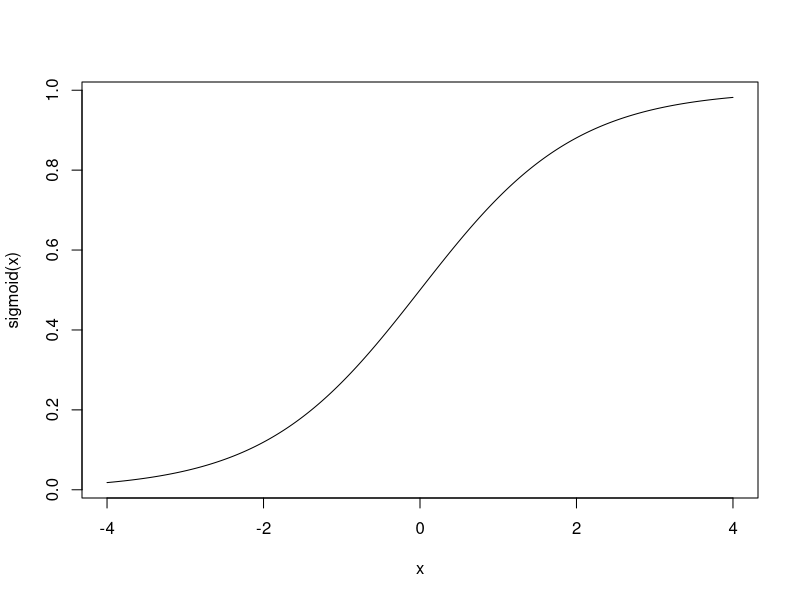
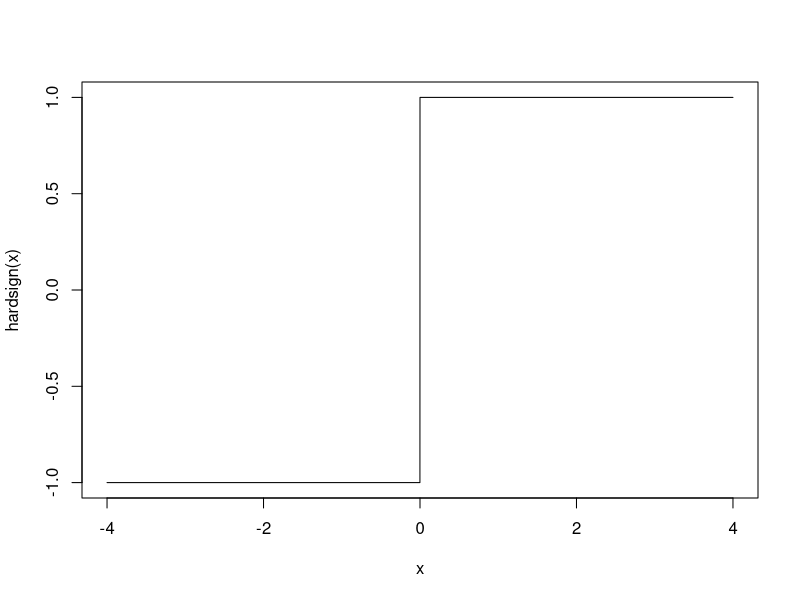
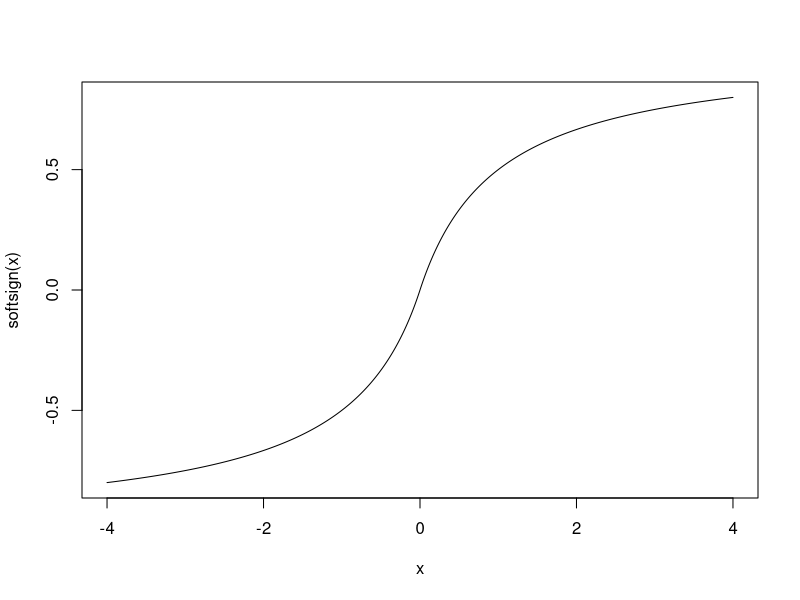
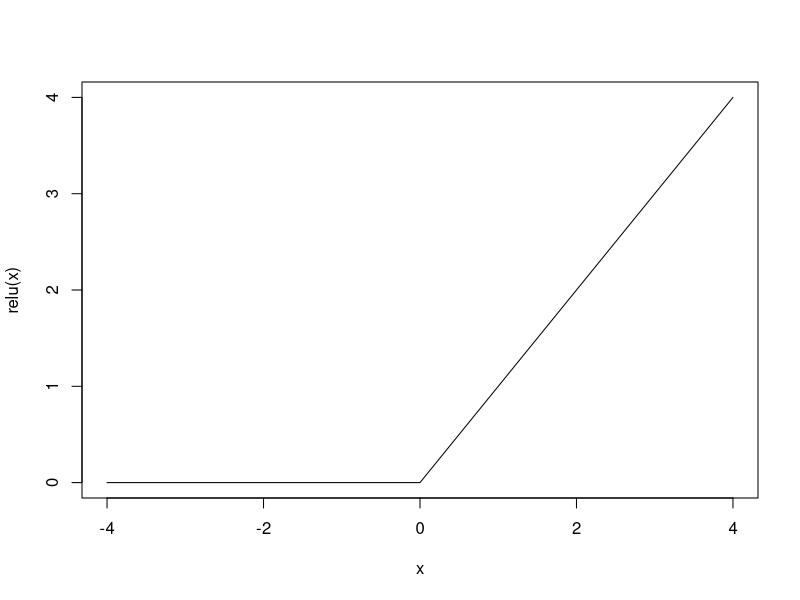
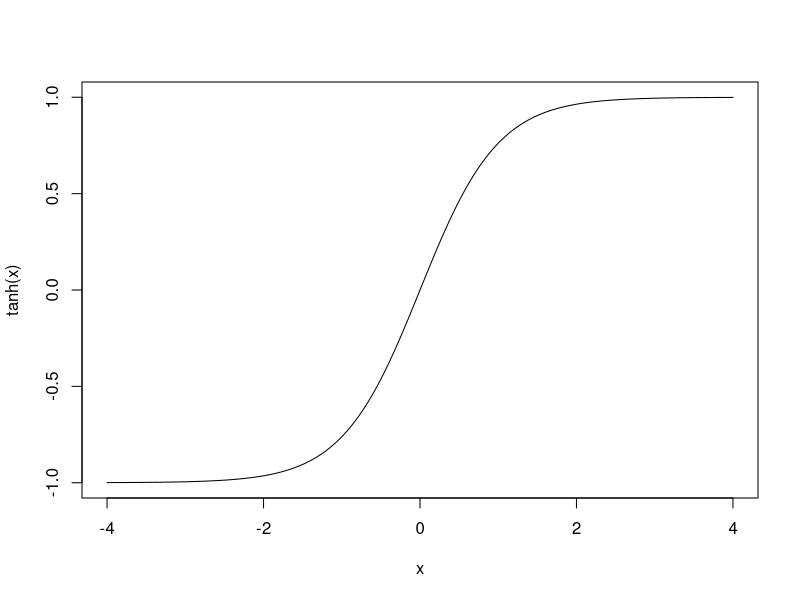
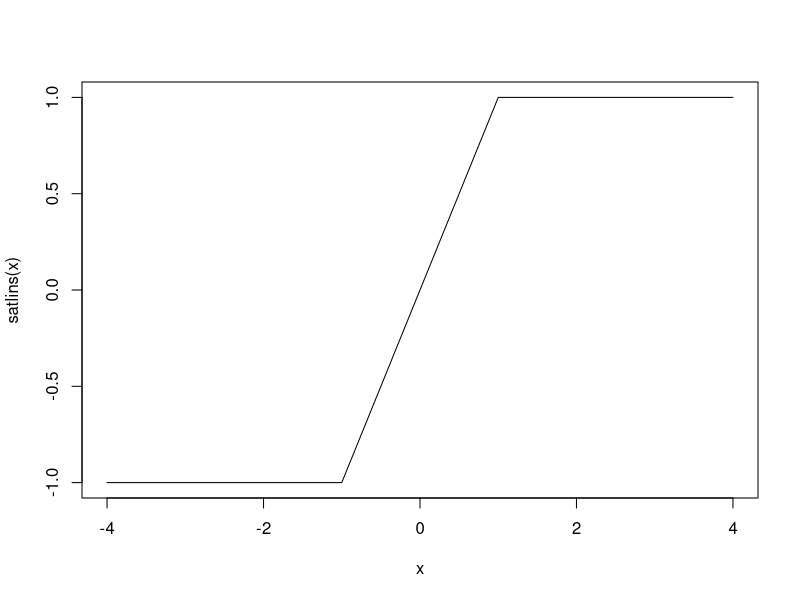

Generate these figures, in order, with R:
rm(list=ls(all=TRUE))
sigmoid <- function(x) {
  sig <- 1 / (exp(-x)+1)
}

hardsign <- function(x) {
  hard <- ifelse(x<0,-1,1)
}

softsign <- function(x) {
  sig <- x / (abs(x)+1)
}

relu <- function(x) {
  r <- ifelse(x<0, 0, x)
}

satlins <- function(x) {
  a <- ifelse(x<(-1), -1, ifelse(x>1, 1, x))
}

x = (-4000:4000)/1000

plot(x,sigmoid(x),type='l')
plot(x,hardsign(x),type='l')
plot(x,softsign(x),type='l')
plot(x,relu(x),type='l')
plot(x,tanh(x),type='l')
plot(x,satlins(x),type='l')
